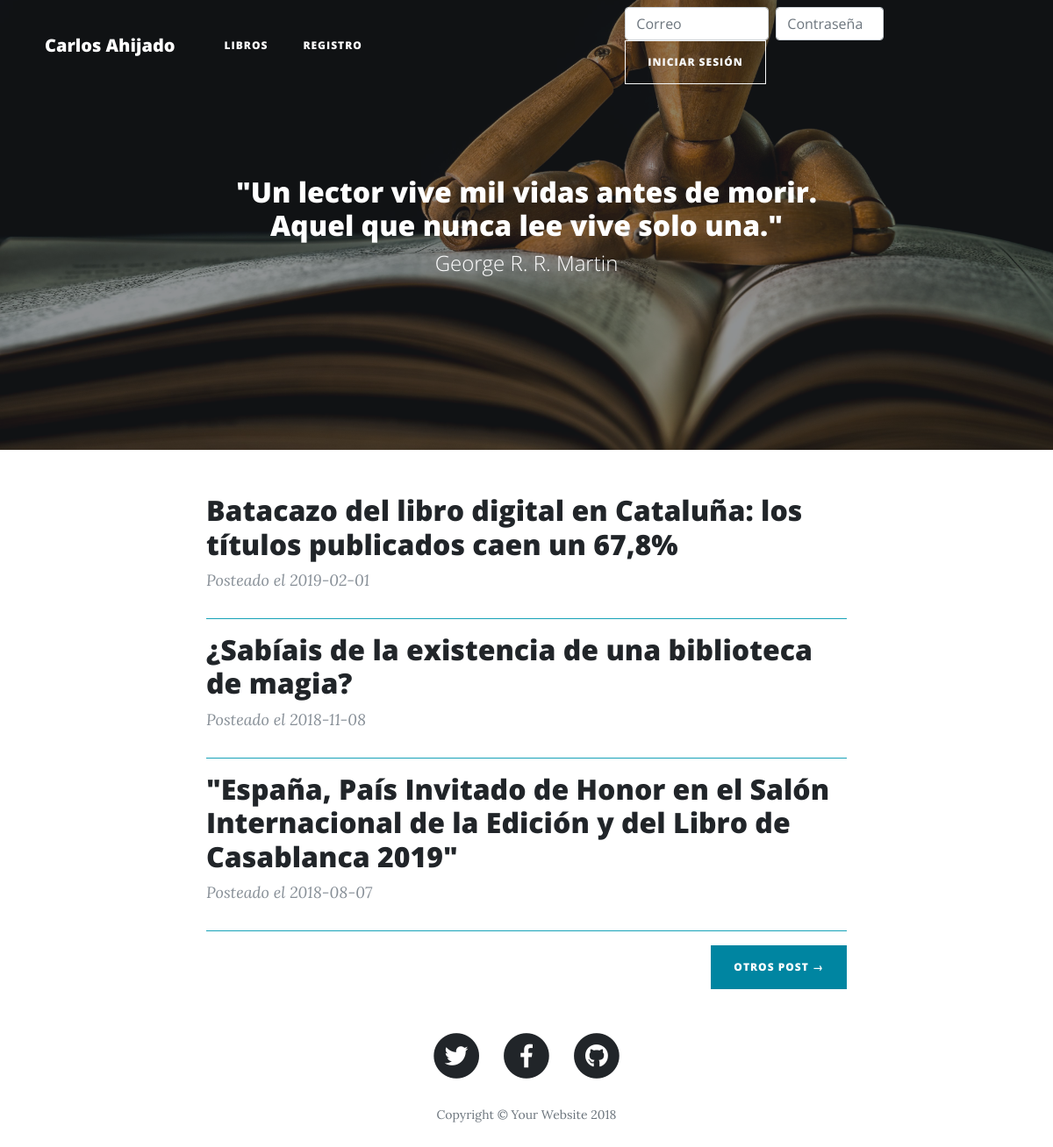
Before: / with the older database file.
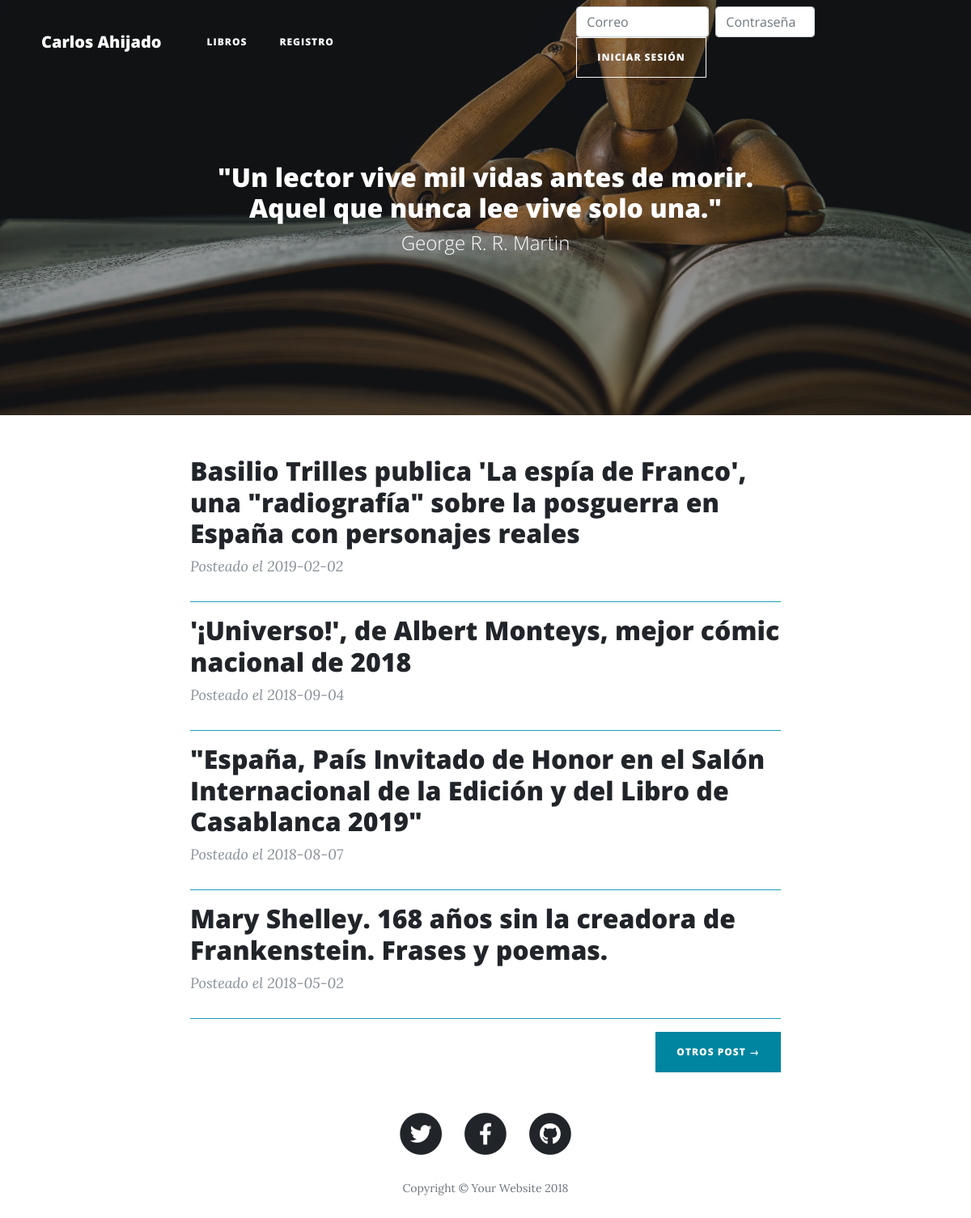
After: the same page with the newer database file.
### tables this page shows
CREATE TABLE `noticias` (
  `idnoticia` int(11) NOT NULL,
  `titulo` varchar(150) NOT NULL,
  `contenido` mediumtext NOT NULL,
  `fecha` date NOT NULL,
  `foto` mediumblob NOT NULL
);

### controllers/noticiaController.php (called while the page is built, shortened)
<?php
class noticiaController
{
    public function index()
    {
        $bm = new NoticiaModel();
        $noticias=$bm->conseguirNoticias("noticias",5);
        include "views/noticia/mostrar.php";
    }
}

### config/Database.php (called while the page is built, shortened)
<?php
class Database
{
    protected static  $dbhost = 'localhost';
    protected static  $dbuser = 'root';
    protected static $dbpassword = '';
    protected static $dbname = 'forolibros';
public static function conectar()
{
    $conexion = null;
    $dbhost = self::$dbhost;
    $dbname = self::$dbname;
    $dbuser = self::$dbuser;
    $dbpassword = self::$dbpassword;
    $datosPDOMYSQL= "mysql:host=$dbhost;dbname=$dbname;charset=utf8";
    try {
        $conexion = new PDO($datosPDOMYSQL, $dbuser, $dbpassword);
        $conexion->setAttribute(PDO::ATTR_ERRMODE, PDO::ERRMODE_EXCEPTION);
    }
    catch(PDOException $e)
    {
        echo "<br>Conexion falló<br>". $e->getMessage()."<br>";
    }
    return $conexion;
}
}

### models/BaseModel.php (called while the page is built, shortened)
<?php
class BaseModel
{
    public function __construct()
    {
        $this->conexion=Database::conectar();
    }
}

### models/NoticiaModel.php (called while the page is built, shortened)
<?php
class NoticiaModel extends BaseModel
{
    public function conseguirNoticias($tabla, $limite=50, $desplazamiento=0, $cerrarconexion=true)
    {
        $filas = array();
        try
        {
            $sql="select * from $tabla ORDER BY fecha desc LIMIT $limite OFFSET $desplazamiento";
            $resultado=$this->conexion->query($sql);
            while ($fila = $resultado->fetch(PDO::FETCH_ASSOC))
            {
                $noticia=new NoticiaEntity($fila["titulo"], $fila["contenido"], $fila["fecha"], $fila["foto"], $fila["idnoticia"]);
                $filas[]=$noticia;
            }
        }
        catch (PDOException $e)
        {
            echo "<br>Error al recuperar datos<br>". $e->getMessage()."<br>";
        }
        finally
        {
            if ($cerrarconexion)
            {
                $this->conexion=null;
            }
            return $filas;
        }
    }
}

### entities/NoticiaEntity.php (called while the page is built, shortened)
<?php
class NoticiaEntity
{
    private $idnoticia;
    private $titulo;
    private $fecha;
    public function __construct($titulo, $contenido, $fecha, $foto, $idnoticia=0)
    {
        $this->idnoticia=$idnoticia;
        $this->titulo=$titulo;
        $this->fecha=$fecha;
    }
    public function getIdnoticia()
    {
        return $this->idnoticia;
    }
    public function getTitulo()
    {
        return $this->titulo;
    }
    public function getFecha()
    {
        return $this->fecha;
    }
}

### views/noticia/mostrar.php (the view, shortened to what this page needs)
<section class="container">
      <div class="row">
        <div class="col-lg-8 col-md-10 mx-auto">
                <?php
                foreach ($noticias as $noticia):
                ?>
                    <div class="post-preview border-bottom border-info mb-3">
                        <a href="<?php echo URL_BASE?>/noticia/ver/<?php echo $noticia->getIdnoticia()?>">
                          <h2 class="post-title">
                          	<?php echo $noticia->getTitulo();?></a>
                        <p class="post-meta">Posteado el <?php echo $noticia->getFecha()?></p>
                      </div>
                <?php endforeach?>
          <div class="clearfix">
            <a class="btn btn-primary float-right" href="#">Otros post &rarr;</a>
          </div>
        </div>
      </div>
    </section>

### views/layout/header.php
<header class="masthead"
	style="background-image: url('<?php echo URL_BASE?>/assets/img/cabecera2.jpg')">
	<div class="overlay"></div>
	<div class="container">
		<div class="row">
			<div class="col-lg-8 col-md-10 mx-auto">
				<div class="site-heading">
					<h2>"Un lector vive mil vidas antes de morir. Aquel que nunca lee
						vive solo una."</h2>
					<span class="subheading">George R. R. Martin</span>
				</div>
			</div>
		</div>
	</div>
</header>

### views/layout/nav.php (shortened to what this page needs)
<!DOCTYPE html>
<html>
<head>
<link href="<?php echo URL_BASE?>/assets/css/bootstrap.min.css" rel="stylesheet">
<link href="<?php echo URL_BASE?>/assets/css/all.min.css" rel="stylesheet" type="text/css">
<link href="<?php echo URL_BASE?>/assets/css/clean-blog.css" rel="stylesheet">
<link href="<?php echo URL_BASE?>/assets/css/estilos.css" rel="stylesheet">
</head>
<body>
	<nav class="navbar navbar-expand-lg navbar-light fixed-top"
		id="mainNav">
		<div class="container">
			<a class="navbar-brand" href="<?php echo URL_BASE?>">Carlos Ahijado</a>
			<div class="collapse navbar-collapse" id="navbarResponsive">
				<ul class="navbar-nav">
					<li class="nav-item"><a class="nav-link" href="<?php echo URL_BASE?>/libro/mostrar">Libros</a>
					</li>
					<li class="nav-item"><a class="nav-link" href="<?php echo URL_BASE?>/user/registro">Registro</a></li>
				</ul>
			</div>
		</div>
		<?php
		if(isset($_SESSION["usuario"])):?>
		<form class="form-inline my-2 my-lg-0 col-md-5 offset-md-3" action="<?php echo URL_BASE;?>/user/cerrarSesion" method="post">
			<h5 class="text-light"> <?php echo $_SESSION["usuario"]->getEmail()?></h5>
			<button class="btn btn-outline-light my-2 my-sm-0" name="btncerrar" type="submit">Cerrar
				Sesión</button>
		</form>
		<?php else:?>
		<form class="form-inline my-2 my-lg-0 col-md-5" action="<?php echo URL_BASE;?>/user/login" method="post">
			<input class="form-control mr-sm-2" name="email" type="email" placeholder="Correo"
				size="15" aria-label="Search"> <input class="form-control mr-sm-2"
				size="10" type="password" name="clave" placeholder="Contraseña"
				aria-label="Search">
			<button class="btn btn-outline-light my-2 my-sm-0" name="btnlogin" type="submit">Iniciar
				Sesión</button>
		</form>
		<?php endif?>
	</nav>

### index.php (shortened to what this page needs)
<?php
require_once 'views/layout/header.php';
require_once 'views/layout/nav.php';
if(!isset($_GET['controlador'])&&!isset($_GET['accion']))
{
    $accion = ACCION_DEFECTO;
    $controlador = new $nombreControlador;
    $controlador->$accion();
}
else
{
    $controladorvalido = false;
}
require_once 'views/layout/footer.php';

### views/layout/footer.php (shortened to what this page needs)
<footer>
      <div class="container">
        <div class="row">
          <div class="col-lg-8 col-md-10 mx-auto">
            <ul class="list-inline text-center">
              <li class="list-inline-item">
                <a href="#">
                  <span class="fa-stack fa-lg">
                    <i class="fas fa-circle fa-stack-2x"></i>
                    <i class="fab fa-twitter fa-stack-1x fa-inverse"></i>
                  </span>
                </a>
              </li>
              <li class="list-inline-item">
                <a href="#">
                  <span class="fa-stack fa-lg">
                    <i class="fas fa-circle fa-stack-2x"></i>
                    <i class="fab fa-facebook-f fa-stack-1x fa-inverse"></i>
                  </span>
                </a>
              </li>
              <li class="list-inline-item">
                <a href="#">
                  <span class="fa-stack fa-lg">
                    <i class="fas fa-circle fa-stack-2x"></i>
                    <i class="fab fa-github fa-stack-1x fa-inverse"></i>
                  </span>
                </a>
              </li>
            </ul>
            <p class="copyright text-muted">Copyright &copy; Your Website 2018</p>
          </div>
        </div>
      </div>
    </footer>
  </body>
</html>

### assets/css/clean-blog.css (style rules this page uses)
body { font-size: 20px; color: #212529; font-family: 'Lora', 'Times New Roman', serif; }
p { line-height: 1.5; margin: 30px 0; }
h1, h2, h3, h4, h5, h6 { font-weight: 800; font-family: 'Open Sans', 'Helvetica Neue', Helvetica, Arial, sans-serif; }
a { color: #212529; -webkit-transition: all 0.2s; transition: all 0.2s; }
#mainNav { position: absolute; border-bottom: 1px solid #e9ecef; background-color: white; font-family: 'Open Sans', 'Helvetica Neue', Helvetica, Arial, sans-serif; }
#mainNav .navbar-brand { font-weight: 800; color: #343a40; }
#mainNav .navbar-nav > li.nav-item > a { font-size: 12px; font-weight: 800; letter-spacing: 1px; text-transform: uppercase; }
@media only screen and (min-width: 992px) { #mainNav { border-bottom: 1px solid transparent; background: transparent; } }
@media only screen and (min-width: 992px) { #mainNav .navbar-brand { padding: 10px 20px; color: #fff; } }
@media only screen and (min-width: 992px) { #mainNav .navbar-nav > li.nav-item > a { padding: 10px 20px; color: #fff; } }
@media only screen and (min-width: 992px) { #mainNav { -webkit-transition: background-color 0.2s; transition: background-color 0.2s; -webkit-transform: translate3d(0, 0, 0); transform: translate3d(0, 0, 0); -webkit-backface-visibility: hidden; } }
header.masthead { margin-bottom: 50px; background: no-repeat center center; background-color: #868e96; background-attachment: scroll; position: relative; background-size: cover; }
header.masthead .overlay { position: absolute; top: 0; left: 0; height: 100%; width: 100%; background-color: #212529; opacity: 0.5; }
header.masthead .page-heading, header.masthead .post-heading, header.masthead .site-heading { padding: 200px 0 150px; color: white; }
@media only screen and (min-width: 768px) { header.masthead .page-heading, header.masthead .post-heading, header.masthead .site-heading { padding: 200px 0; } }
header.masthead .page-heading, header.masthead .site-heading { text-align: center; }
header.masthead .page-heading .subheading, header.masthead .site-heading .subheading { font-size: 24px; font-weight: 300; line-height: 1.1; display: block; margin: 10px 0 0; font-family: 'Open Sans', 'Helvetica Neue', Helvetica, Arial, sans-serif; }
.post-preview > a { color: #212529; }
.post-preview > .post-meta { font-size: 18px; font-style: italic; margin-top: 0; color: #868e96; }
footer { padding: 50px 0 65px; }
footer .list-inline { margin: 0; padding: 0; }
footer .copyright { font-size: 14px; margin-bottom: 0; text-align: center; }
.btn { font-size: 12px; font-weight: 800; padding: 15px 25px; letter-spacing: 1px; text-transform: uppercase; border-radius: 0; font-family: 'Open Sans', 'Helvetica Neue', Helvetica, Arial, sans-serif; }
.btn-primary { background-color: #0085A1; border-color: #0085A1; }

### assets/css/estilos.css (style rules this page uses)
p { text-align:justify; }

Changed rows visible on the page:
removed noticias: titulo "Batacazo del libro digital en Cataluña: los títulos publicados caen un 67,8%", fecha "2019-02-01"
removed noticias: titulo "¿Sabíais de la existencia de una biblioteca de magia?", fecha "2018-11-08"
added noticias: titulo "Basilio Trilles publica 'La espía de Franco', una \"radiografía\" sobre la posguerra en España con personajes reales", fecha "2019-02-02"
added noticias: titulo "'¡Universo!', de Albert Monteys, mejor cómic nacional de 2018", fecha "2018-09-04"
added noticias: titulo "Mary Shelley. 168 años sin la creadora de Frankenstein. Frases y poemas.", fecha "2018-05-02"
